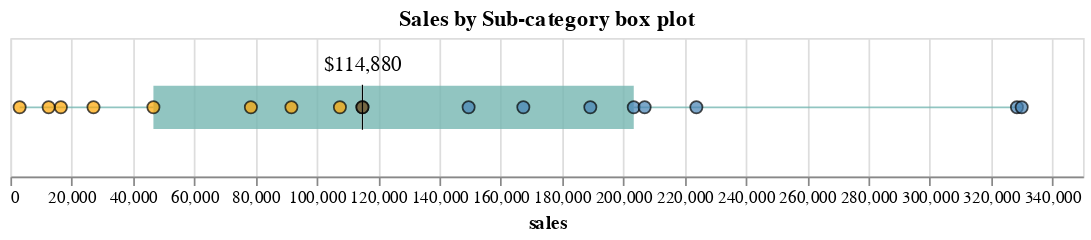

Notebook cell for this chart:
### Markdown cell above
The following plot highlights the middle point (the median), and in different color, the elements that are smaller and greater than it.

### Code cell
from altair import datum #Needed for subsetting (transforming data)

median = sales.sort_values('sales').iloc[middle_index]['sales']

points = (alt
          .Chart(sales)
          .mark_point(size = 50, 
                      filled=True,
                      stroke='black',
                      strokeWidth=1)
          .encode(
              x = alt.X('sales:Q'),
              color = alt.condition(
                  alt.datum.sales > median,
                  alt.value("steelblue"),
                  alt.value("orange")
              ),
              tooltip = ['Sub-Category:N', 'sales:Q']                        
          )
         )

middle_point = (alt
          .Chart(sales[sales['sales'] == median])
          .mark_point(size = 50, 
                      filled=True,
                      stroke='black',
                      strokeWidth=1)
          .encode(
              x = alt.X('sales:Q'),
              color = alt.value("#484847"),
              tooltip = ['Sub-Category:N', 'sales:Q']                        
          )
         )

vertical_line_middle_point = (alt
                 .Chart(pd.DataFrame({'x': [median]}))
                 .mark_rule(
                     color = 'black',
                     strokeWidth = 0.7
                 )
                 .encode(
                     x = 'x:Q',
                     y = alt.value(27),
                     y2 = alt.value(53)
                 )
                )


box = (alt
       .Chart(sales)
       .mark_boxplot(size = 25, 
                     opacity = 0.8, 
                     color = '#76B7B2')
       .encode(
           x = alt.X('sales:Q'),
#           y = 'Region'
       )
      )
       
annotation = (alt
              .Chart(sales)
              .mark_text(
                  align='center',
                  baseline='top',
                  fontSize = 12,
                  dx = 0,
                  dy = -30
              ).encode(
                  x='sales',
                  text=alt.Text('sales', format='$,.0f')
              ).transform_filter(
                  (datum.sales == median)
              )
             )

chart = (box   + points + middle_point + vertical_line_middle_point + annotation).properties(
    title = 'Sales by Sub-category box plot',
    width = 620,
    height = 80
)

chart

### Figure 1 — Vega-Lite specification as saved in the notebook (floating-point values rounded to 4 significant figures)
{"config": {"view": {"continuousWidth": 300, "continuousHeight": 300}}, "layer": [{"mark": {"type": "boxplot", "color": "#76B7B2", "opacity": 0.8, "size": 25}, "encoding": {"x": {"field": "sales", "type": "quantitative"}}}, {"mark": {"type": "point", "filled": true, "size": 50, "stroke": "black", "strokeWidth": 1}, "encoding": {"color": {"condition": {"test": "(datum.sales > 114880.0)", "value": "steelblue"}, "value": "orange"}, "tooltip": [{"field": "Sub-Category", "type": "nominal"}, {"field": "sales", "type": "quantitative"}], "x": {"field": "sales", "type": "quantitative"}}}, {"data": {"name": "data-698e66ae0f1f705435c59d4422b4d840"}, "mark": {"type": "point", "filled": true, "size": 50, "stroke": "black", "strokeWidth": 1}, "encoding": {"color": {"value": "#484847"}, "tooltip": [{"field": "Sub-Category", "type": "nominal"}, {"field": "sales", "type": "quantitative"}], "x": {"field": "sales", "type": "quantitative"}}}, {"data": {"name": "data-3d4528e1724bcab5b96ddfa16953a3c0"}, "mark": {"type": "rule", "color": "black", "strokeWidth": 0.7}, "encoding": {"x": {"field": "x", "type": "quantitative"}, "y": {"value": 27}, "y2": {"value": 53}}}, {"data": {"name": "data-cd921eee657d424a733a8301551580f7"}, "mark": {"type": "text", "align": "center", "baseline": "top", "dx": 0, "dy": -30, "fontSize": 12}, "encoding": {"text": {"field": "sales", "format": "$,.0f", "type": "quantitative"}, "x": {"field": "sales", "type": "quantitative"}}, "transform": [{"filter": "(datum.sales === 114880.0)"}]}], "data": {"name": "data-cd921eee657d424a733a8301551580f7"}, "height": 80, "title": "Sales by Sub-category box plot", "width": 620, "$schema": "https://vega.github.io/schema/vega-lite/v5.20.1.json", "datasets": {"data-cd921eee657d424a733a8301551580f7": [{"Sub-Category": "Accessories", "sales": 167400.0, "type": "Sub-Category"}, {"Sub-Category": "Appliances", "sales": 107500.0, "type": "Sub-Category"}, {"Sub-Category": "Art", "sales": 27120.0, "type": "Sub-Category"}, {"Sub-Category": "Binders", "sales": 203400.0, "type": "Sub-Category"}, {"Sub-Category": "Bookcases", "sales": 114900.0, "type": "Sub-Category"}, {"Sub-Category": "Chairs", "sales": 328400.0, "type": "Sub-Category"}, {"Sub-Category": "Copiers", "sales": 149500.0, "type": "Sub-Category"}, {"Sub-Category": "Envelopes", "sales": 16480.0, "type": "Sub-Category"}, {"Sub-Category": "Fasteners", "sales": 3024.0, "type": "Sub-Category"}, {"Sub-Category": "Furnishings", "sales": 91700.0, "type": "Sub-Category"}, {"Sub-Category": "Labels", "sales": 12490.0, "type": "Sub-Category"}, {"Sub-Category": "Machines", "sales": 189200.0, "type": "Sub-Category"}, {"Sub-Category": "Paper", "sales": 78480.0, "type": "Sub-Category"}, {"Sub-Category": "Phones", "sales": 330000.0, "type": "Sub-Category"}, {"Sub-Category": "Storage", "sales": 223800.0, "type": "Sub-Category"}, {"Sub-Category": "Supplies", "sales": 46670.0, "type": "Sub-Category"}, {"Sub-Category": "Tables", "sales": 207000.0, "type": "Sub-Category"}], "data-698e66ae0f1f705435c59d4422b4d840": [{"Sub-Category": "Bookcases", "sales": 114900.0, "type": "Sub-Category"}], "data-3d4528e1724bcab5b96ddfa16953a3c0": [{"x": 114900.0}]}}
